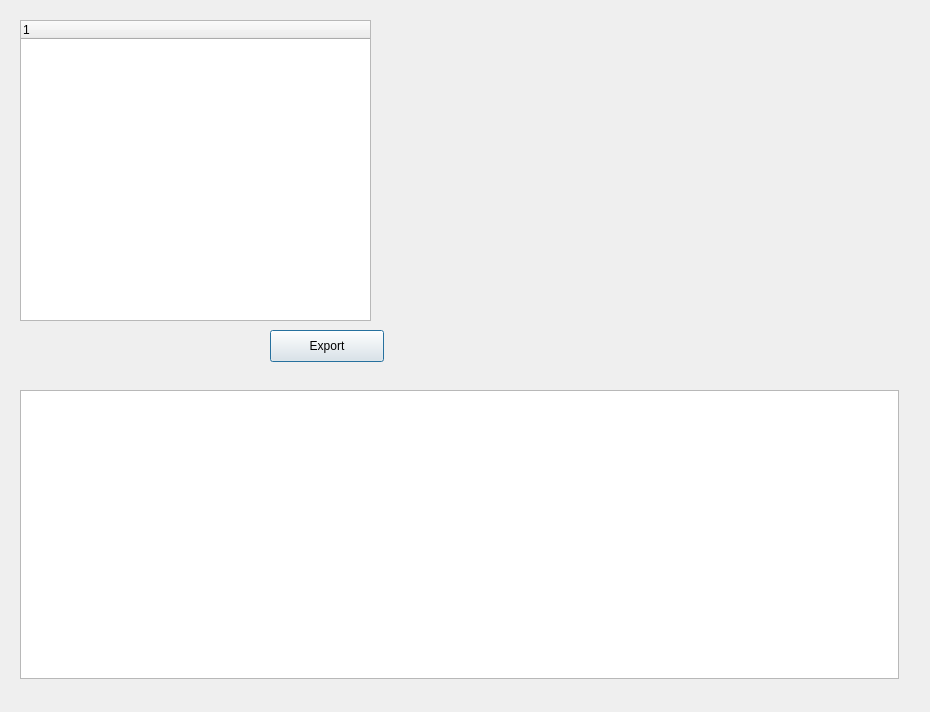
<?xml version="1.0" encoding="UTF-8"?>
<ui version="4.0">
 <class>KeyTreeEditDialog</class>
 <widget class="QDialog" name="KeyTreeEditDialog">
  <property name="geometry">
   <rect>
    <x>0</x>
    <y>0</y>
    <width>930</width>
    <height>712</height>
   </rect>
  </property>
  <property name="windowTitle">
   <string>Dialog</string>
  </property>
  <widget class="QPushButton" name="exportButton">
   <property name="geometry">
    <rect>
     <x>270</x>
     <y>330</y>
     <width>114</width>
     <height>32</height>
    </rect>
   </property>
   <property name="text">
    <string>Export</string>
   </property>
  </widget>
  <widget class="QTreeWidget" name="treeWidget">
   <property name="geometry">
    <rect>
     <x>20</x>
     <y>20</y>
     <width>351</width>
     <height>301</height>
    </rect>
   </property>
   <column>
    <property name="text">
     <string notr="true">1</string>
    </property>
   </column>
  </widget>
  <widget class="QTextEdit" name="resultsTextEdit">
   <property name="geometry">
    <rect>
     <x>20</x>
     <y>390</y>
     <width>879</width>
     <height>289</height>
    </rect>
   </property>
  </widget>
  <widget class="QWidget" name="verticalLayoutWidget">
   <property name="geometry">
    <rect>
     <x>10</x>
     <y>380</y>
     <width>901</width>
     <height>311</height>
    </rect>
   </property>
   <layout class="QVBoxLayout" name="verticalLayout"/>
  </widget>
  <widget class="QWidget" name="formLayoutWidget">
   <property name="geometry">
    <rect>
     <x>400</x>
     <y>20</y>
     <width>441</width>
     <height>331</height>
    </rect>
   </property>
   <layout class="QFormLayout" name="formLayout"/>
  </widget>
 </widget>
 <resources/>
 <connections/>
</ui>
